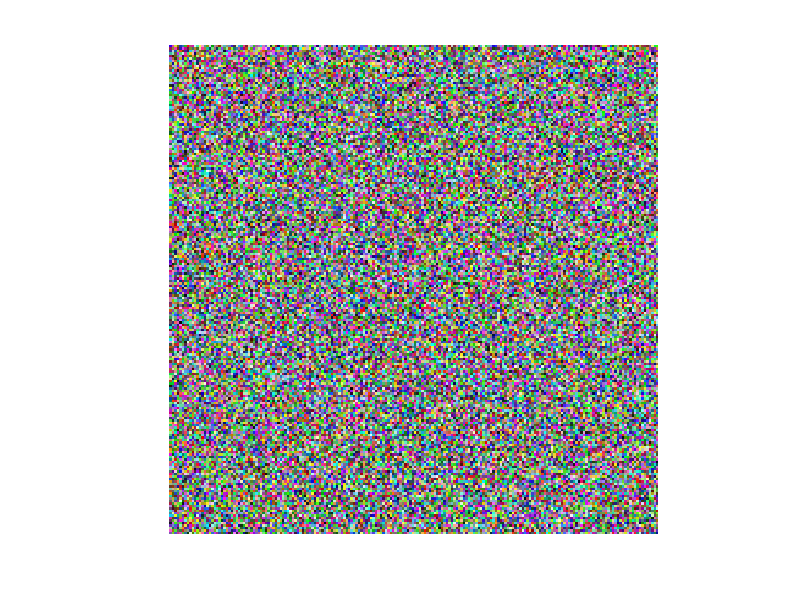

This chart was generated by the following MATLAB code:
clear all;clc;
A(:,:,1)=uint8(randint(200,200,[0 255]));
A(:,:,2)=uint8(randint(200,200,[0 255]));
A(:,:,3)=uint8(randint(200,200,[0 255]));
% imwrite(A,'im.tif');
imshow(A)
